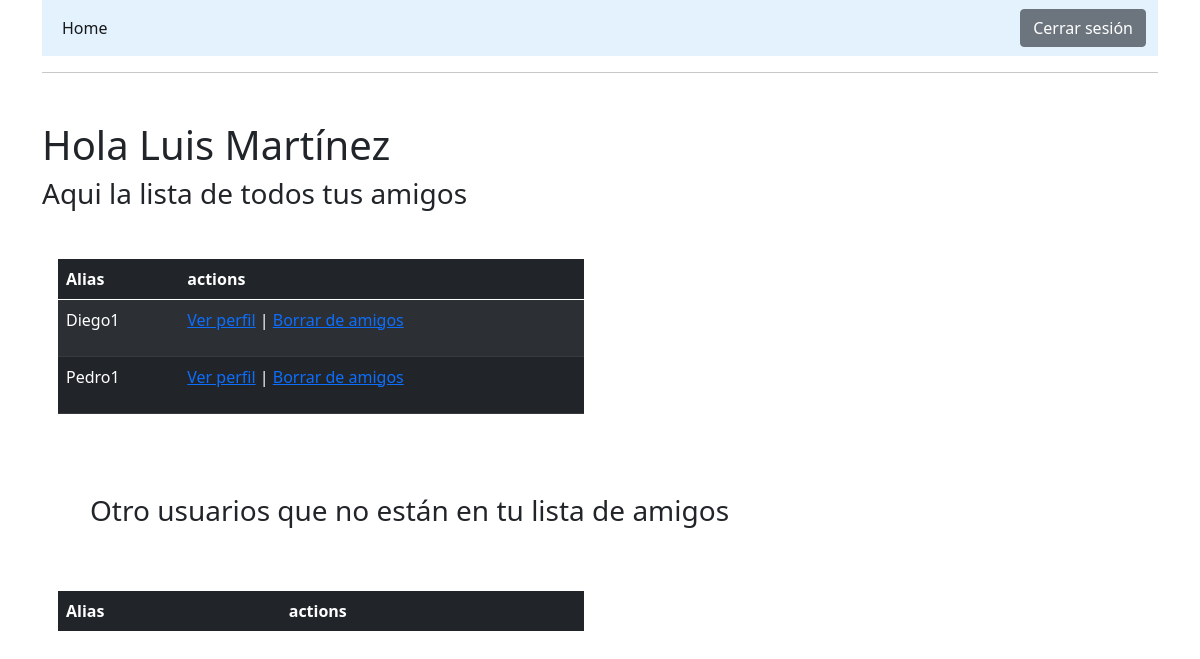
Before: /friends/ (signed in) with the older database file.
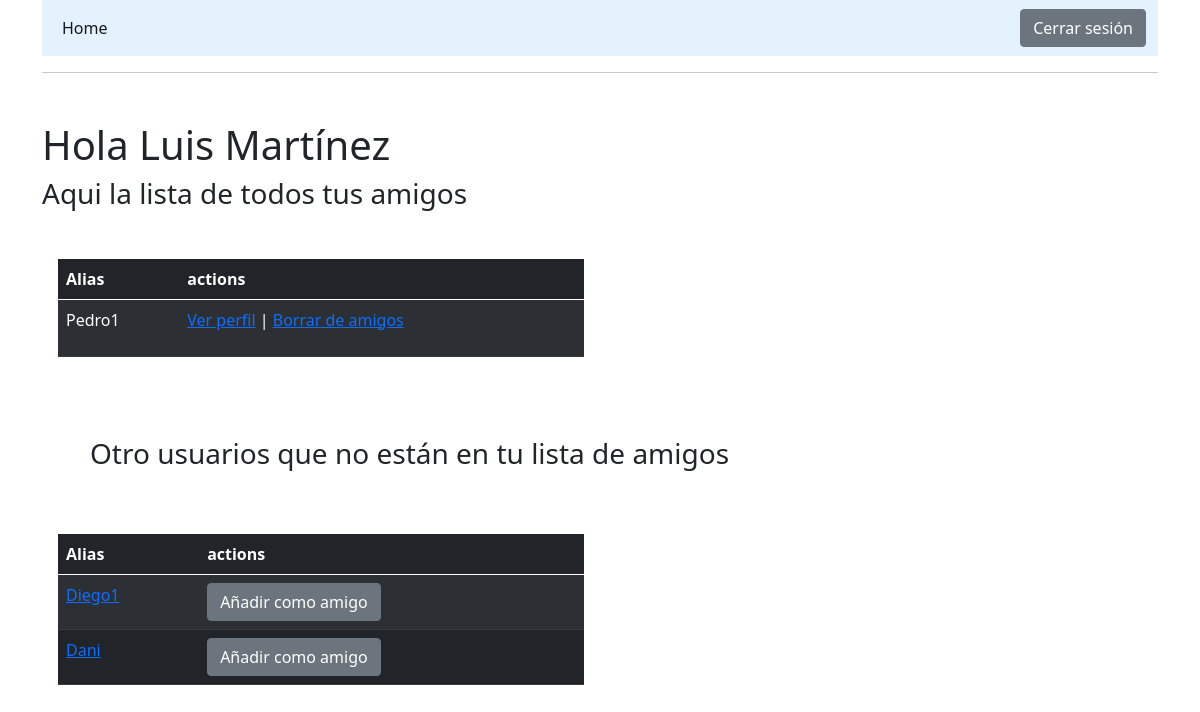
After: the same page with the newer database file.
### session_register_app/models.py (models this page shows)
class Users(models.Model):
    fname = models.CharField(max_length=255)
    lname = models.CharField(max_length=255, null=True)
    email = models.CharField(max_length=255)
    fday = models.CharField(max_length=255)
    active = models.BooleanField(default=False)
    create_at = models.DateTimeField(auto_now_add=True)
    update_at = models.DateTimeField(auto_now=True)
    delete_at = models.CharField(max_length=255, null=True)
    password = models.CharField(max_length=255)
    objects = validacion()

class Friends(models.Model):
    u_id = models.ForeignKey(Users, related_name="friends", on_delete= models.CASCADE)
    friend_id = models.ForeignKey(Users, related_name="friends2", on_delete= models.CASCADE)

### friends_app/views.py (the view)
# urls.py: path('', views.show_friends),
def show_friends(request):
    val = request.session.get('id')
    u = Users.objects.filter(id=val)
    if u:
        context = {
            'user': u[0],
            'amigos':u[0].friends.all(),
            'no_amigos':Users.objects.exclude(friends2__u_id__id=u[0].id),
        }
        return render(request,'friends.html', context)
    return redirect('/main')

### friends_app/templates/friends.html (shortened to what this page needs)
<!DOCTYPE html>
<html lang="en">
<head>
    <link href="https://cdn.jsdelivr.net/npm/bootstrap@5.0.0-beta1/dist/css/bootstrap.min.css" rel="stylesheet">
</head>
<body>
    <div class="container">
        <nav class="navbar navbar-expand-lg navbar-light" style="background-color: #e3f2fd;">
            <div class="container-fluid">
                <div class="collapse navbar-collapse" id="navbarSupportedContent">
                    <ul class="navbar-nav me-auto mb-2 mb-lg-0">
                        <li class="nav-item">
                            <a class="nav-link active" aria-current="page" href="#">Home</a>
                        </li>
                    </ul>
                    <form action="/main/logout/">
                        <input type="submit" class="btn btn-secondary" value="Cerrar sesión">
                    </form>
                </div>
            </div>
        </nav>
        <hr>
        <div class="row my-4 d-flex justify-content-between mt-5">
            <h1>Hola {{user.fname}}</h1>
            <h3 class="col">Aqui la lista de todos tus amigos</h3>
        </div>
        <div class="col-6 my-3 p-3">
        {% if amigos %}
            <table class="table table-dark table-striped">
                <thead>
                    <tr>
                        <th scope="col">Alias</th>
                        <th scope="col">actions</th>
                    </tr>
                </thead>
                <tbody>
                {% for u in amigos%}
                    <tr>
                        <td><p>{{u.friend_id.lname}}</p></td>
                        <td>
                            <a href="/user/{{u.friend_id.id}}" rel="noopener noreferrer">Ver perfil</a> |
                            <a class="borrar" href="del_friend/{{u.friend_id.id}}" role="button">Borrar de amigos</a>
                        </td>
                    </tr>
                {% endfor %}
                </tbody>
            </table>
        {% else %}
            <h2><i>Tu lista de amigos está vacía</i></h2>
        {% endif %}
        </div>
        <div class="m-5">
            <h3>Otro usuarios que no están en tu lista de amigos</h3>
        </div>
        <div class="col-6 my-3 p-3">
            <table class="table table-dark table-striped">
                <thead>
                    <tr>
                        <th scope="col">Alias</th>
                        <th scope="col">actions</th>
                    </tr>
                </thead>
                <tbody>
                {% for u in no_amigos %}
                    {% if u.id != user.id %}
                    <tr>
                        <td><a class="name" href="/user/{{u.id}}">{{u.lname}}</a></td>
                        <td>
                            <a class="btn btn-secondary" href="add/{{u.id}}" rel="noopener noreferrer">Añadir como amigo</a>
                        </td>
                    </tr>
                    {% endif %}
                {% endfor %}
                </tbody>
            </table>
        </div>
    </div>
</body>
</html>

Changed rows visible on the page:
removed Friends: friend_id.lname "Diego1"
now on this page (row edited): Users: lname "Diego1"
added Users: lname "Dani"
